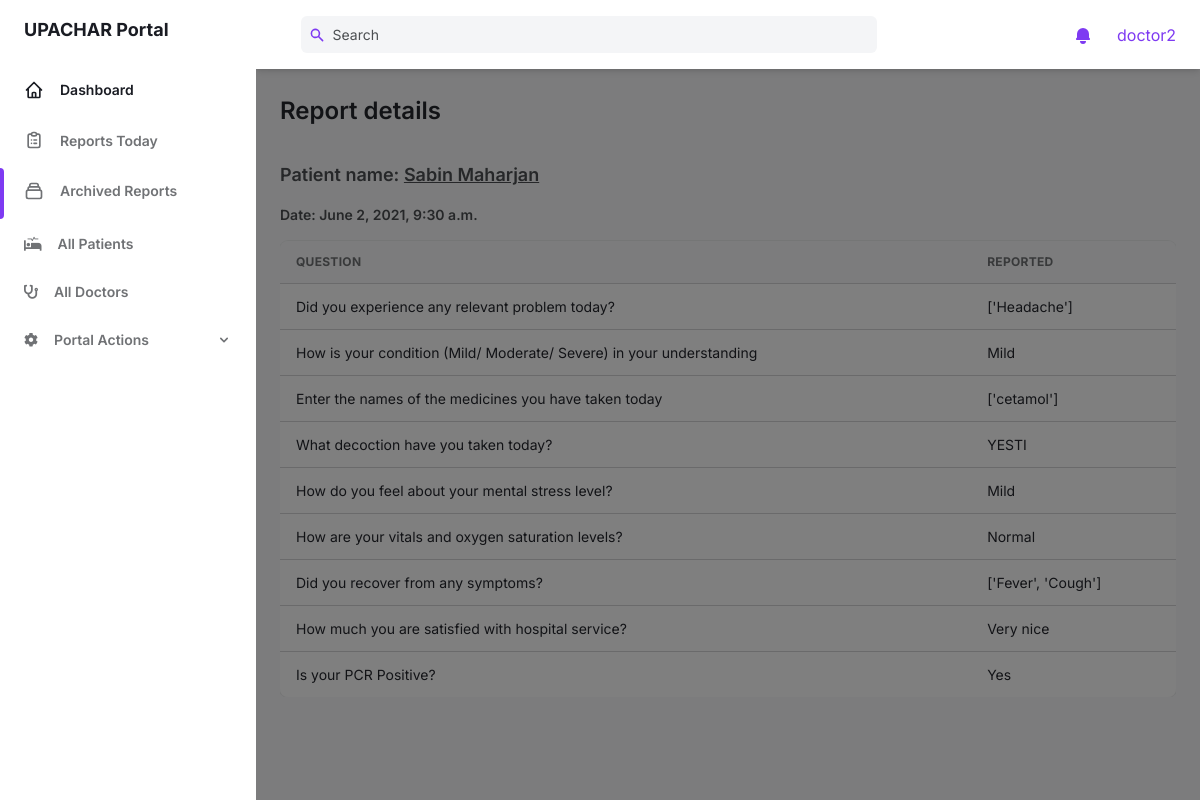
/portal/reports/14/ (signed in), run on the app's committed database.
### questions/models.py (models this page shows, shortened)
class Submission(models.Model):
    user = models.ForeignKey(User, on_delete=models.CASCADE, related_name='submissions')
    data = models.JSONField()
    date_added = models.DateTimeField(auto_now_add=True)

### users/models.py (models this page shows, shortened)
class Profile(models.Model):
    user = models.OneToOneField(User, on_delete=models.CASCADE)
    name = models.CharField(max_length=32, null=True, blank=True)
    phone_no = models.CharField(max_length=10, null=True, blank=True)
    hospital_name = models.CharField(max_length=32, null=True, blank=True)
    hospital_ward_name = models.CharField(max_length=32, null=True, blank=True)
    address = models.CharField(max_length=32, null=True, blank=True)
    province = models.IntegerField(choices=PROVINCES, null=True, blank=True)
    occupation = models.CharField(max_length=34, null=True, blank=True)
    sex = models.CharField(choices=SEX, max_length=1, null=True, blank=True)
    age = models.PositiveIntegerField(null=True, blank=True)
    day_of_pcr_positive = models.PositiveIntegerField(null=True, blank=True)
    PCR_CT_value = models.DecimalField(decimal_places=5, max_digits=10, null=True, blank=True)
    vaccination_status = models.CharField(max_length=1, choices=YES_NO, null=True, blank=True)
    prevalent_conditions = models.JSONField(null=True, blank=True)
    stage_of_patient = models.CharField(max_length=8, choices=STAGES, null=True, blank=True)
    comorbidity_problems = models.JSONField(null=True, blank=True)
    smoking_status = models.CharField(max_length=10, choices=SMOKER_STATUS, null=True, blank=True)
    user_type = models.CharField(max_length=8, choices=USER_TYPES, default='patient')
    assigned_to = models.ForeignKey(User, null=True, blank=True, on_delete=models.CASCADE, related_name='assigned')

### portal/views.py (the view)
# urls.py: path('reports/<int:pk>/', report_detail_view, name='report_detail'),
@login_required
def report_detail_view(request, pk):
    context = {
        'page': 'archive',
        'report': Submission.objects.get(pk=pk),
    }
    return render(request, 'portal/report_detail.html', context)

### portal/templatetags/custom_tags.py (called while the page is built)
@register.filter
def get(mapping, key):
    return mapping.get(key, '')

### portal/templates/portal/report_detail.html (shortened to what this page needs)
{% extends 'portal/base.html' %}
{% load static %}
{% load custom_tags %}
{% block content %}
<main class="h-full overflow-y-auto">
    <div class="container px-6 mx-auto grid">
        <h2 class="mt-6 text-2xl font-semibold text-gray-700 dark:text-gray-200">
            Report details
        </h2>
        <div class="my-8 w-full overflow-hidden">
            <div class="text-gray-700 dark:text-gray-300">
                <h4 class="mb-4 text-lg font-semibold text-gray-600 dark:text-gray-300">
                    Patient name: <u>{{ report.user.profile.name }}</u>
                </h4>
                <h5 class="mb-4 text-sm font-semibold text-gray-600 dark:text-gray-300">
                    Date: {{ report.date_added }}
                <div class="w-full overflow-hidden rounded-lg shadow-xs">
                    <div class="w-full overflow-x-auto">
                        <table class="w-full whitespace-no-wrap">
                            <thead>
                                <tr
                                    class="text-xs font-semibold tracking-wide text-left text-gray-500 uppercase border-b dark:border-gray-700 bg-gray-50 dark:text-gray-400 dark:bg-gray-800">
                                    <th class="px-4 py-3">Question</th>
                                    <th class="px-4 py-3">Reported</th>
                                </tr>
                            </thead>
                            <tbody class="bg-white divide-y dark:divide-gray-700 dark:bg-gray-800">
                                {% for question in report.data %}
                                <tr class="text-gray-700 dark:text-gray-400">
                                    <td class="px-4 py-3">
                                        <div class="flex items-center text-sm">
                                            {{ question }}
                                        </div>
                                    </td>
                                    <td class="px-4 py-3 text-sm">
                                        {{ report.data|get:question }}
                                    </td>
                                </tr>
                                {% endfor %}
                            </tbody>
                        </table>
                    </div>
                </div>
            </div>
        </div>
    </div>
</main>
{% endblock %}

### portal/templates/portal/header_bar.html (shortened to what this page needs)
<header class="z-10 py-4 bg-white shadow-md dark:bg-gray-800">
    <div
        class="container flex items-center justify-between h-full px-6 mx-auto text-purple-600 dark:text-purple-300">
        <div class="flex justify-center flex-1 lg:mr-32">
            <div class="relative w-full max-w-xl mr-6 focus-within:text-purple-500">
                <div class="absolute inset-y-0 flex items-center pl-2">
                    <svg class="w-4 h-4" aria-hidden="true" fill="currentColor" viewBox="0 0 20 20">
                        <path fill-rule="evenodd"
                            d="M8 4a4 4 0 100 8 4 4 0 000-8zM2 8a6 6 0 1110.89 3.476l4.817 4.817a1 1 0 01-1.414 1.414l-4.816-4.816A6 6 0 012 8z"
                            clip-rule="evenodd"></path>
                    </svg>
                </div>
                <input
                    class="w-full pl-8 pr-2 text-sm text-gray-700 placeholder-gray-600 bg-gray-100 border-0 rounded-md dark:placeholder-gray-500 dark:focus:shadow-outline-gray dark:focus:placeholder-gray-600 dark:bg-gray-700 dark:text-gray-200 focus:placeholder-gray-500 focus:bg-white focus:border-purple-300 focus:outline-none focus:shadow-outline-purple form-input"
                    type="text" placeholder="Search" aria-label="Search" />
            </div>
        </div>
        <ul class="flex items-center flex-shrink-0 space-x-6">
            <li class="relative">
                <button
                    class="relative align-middle rounded-md focus:outline-none focus:shadow-outline-purple"
                    @click="toggleNotificationsMenu" @keydown.escape="closeNotificationsMenu"
                    aria-label="Notifications" aria-haspopup="true">
                    <svg class="w-5 h-5" aria-hidden="true" fill="currentColor" viewBox="0 0 20 20">
                        <path
                            d="M10 2a6 6 0 00-6 6v3.586l-.707.707A1 1 0 004 14h12a1 1 0 00.707-1.707L16 11.586V8a6 6 0 00-6-6zM10 18a3 3 0 01-3-3h6a3 3 0 01-3 3z">
                        </path>
                    </svg>
                </button>
            </li>
            <li class="relative">
                <button class="align-middle rounded-full focus:shadow-outline-purple focus:outline-none"
                    @click="toggleProfileMenu" @keydown.escape="closeProfileMenu" aria-label="Account"
                    aria-haspopup="true">
                        {{ request.user }}
                </button>
            </li>
        </ul>
    </div>
</header>

### data on the page
Submission: user.profile.name "Sabin Maharjan", date_added "June 2, 2021, 9:30 a.m.", data|get "['Headache']" "Mild" "['cetamol']" "YESTI" "Mild" "Normal" "['Fever', 'Cough']" "Very nice" "Yes"

### other printed values
{{ request.user }} "doctor2"
{{ question }} "Did you experience any relevant problem today?" "How is your condition (Mild/ Moderate/ Severe) in your understanding" "Enter the names of the medicines you have taken today" "What decoction have you taken today?" "How do you feel about your mental stress level?" "How are your vitals and oxygen saturation levels?" "Did you recover from any symptoms?" "How much you are satisfied with hospital service?" "Is your PCR Positive?"
